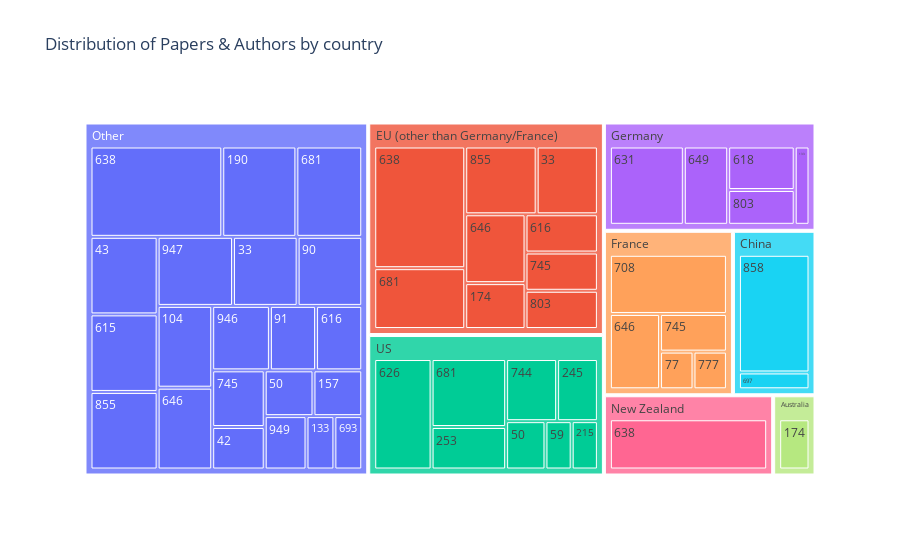

Notebook source saved alongside this figure:
### Code cell
px.treemap(data_frame = authorCountDF,path=['Country in which the study conducted','Study ID.1'], values='Author Count', title="Distribution of Papers & Authors by country")

### Figure 1 — Plotly figure (JSON) as saved in the notebook; plotly's stock layout.template omitted (floating-point values rounded to 4 significant figures)
{"data": [{"branchvalues": "total", "domain": {"x": [0, 1], "y": [0, 1]}, "hovertemplate": "labels=%{label}<br>Author Count=%{value}<br>parent=%{parent}<br>id=%{id}<extra></extra>", "ids": ["EU (other than Germany/France)/33", "Other/33", "Other/42", "Other/43", "Other/50", "US/50", "US/59", "France/77", "Other/90", "Other/91", "Other/104", "Germany/133", "Other/133", "Other/157", "Australia/174", "EU (other than Germany/France)/174", "Other/190", "US/215", "US/245", "US/253", "Other/615", "EU (other than Germany/France)/616", "Other/616", "Germany/618", "US/626", "Germany/631", "EU (other than Germany/France)/638", "New Zealand/638", "Other/638", "EU (other than Germany/France)/646", "France/646", "Other/646", "Germany/649", "EU (other than Germany/France)/681", "Other/681", "US/681", "Other/693", "China/697", "France/708", "US/744", "EU (other than Germany/France)/745", "France/745", "Other/745", "France/777", "EU (other than Germany/France)/803", "Germany/803", "EU (other than Germany/France)/855", "Other/855", "China/858", "Other/946", "Other/947", "Other/949", "Australia", "China", "EU (other than Germany/France)", "France", "Germany", "New Zealand", "Other", "US"], "labels": ["33", "33", "42", "43", "50", "50", "59", "77", "90", "91", "104", "133", "133", "157", "174", "174", "190", "215", "245", "253", "615", "616", "616", "618", "626", "631", "638", "638", "638", "646", "646", "646", "649", "681", "681", "681", "693", "697", "708", "744", "745", "745", "745", "777", "803", "803", "855", "855", "858", "946", "947", "949", "Australia", "China", "EU (other than Germany/France)", "France", "Germany", "New Zealand", "Other", "US"], "name": "", "parents": ["EU (other than Germany/France)", "Other", "Other", "Other", "Other", "US", "US", "France", "Other", "Other", "Other", "Germany", "Other", "Other", "Australia", "EU (other than Germany/France)", "Other", "US", "US", "US", "Other", "EU (other than Germany/France)", "Other", "Germany", "US", "Germany", "EU (other than Germany/France)", "New Zealand", "Other", "EU (other than Germany/France)", "France", "Other", "Germany", "EU (other than Germany/France)", "Other", "US", "Other", "China", "France", "US", "EU (other than Germany/France)", "France", "Other", "France", "EU (other than Germany/France)", "Germany", "EU (other than Germany/France)", "Other", "China", "Other", "Other", "Other", "", "", "", "", "", "", "", ""], "type": "treemap", "values": [6, 6, 3, 7, 3, 3, 2, 2, 6, 4, 6, 2, 2, 3, 4, 4, 9, 2, 4, 5, 7, 4, 4, 5, 10, 10, 16, 16, 16, 6, 6, 6, 6, 8, 8, 8, 2, 2, 11, 5, 4, 4, 4, 2, 4, 4, 7, 7, 14, 5, 7, 3, 4, 16, 59, 25, 27, 16, 118, 39]}], "layout": {"autosize": true, "legend": {"tracegroupgap": 0}, "title": {"text": "Distribution of Papers & Authors by country"}}}
